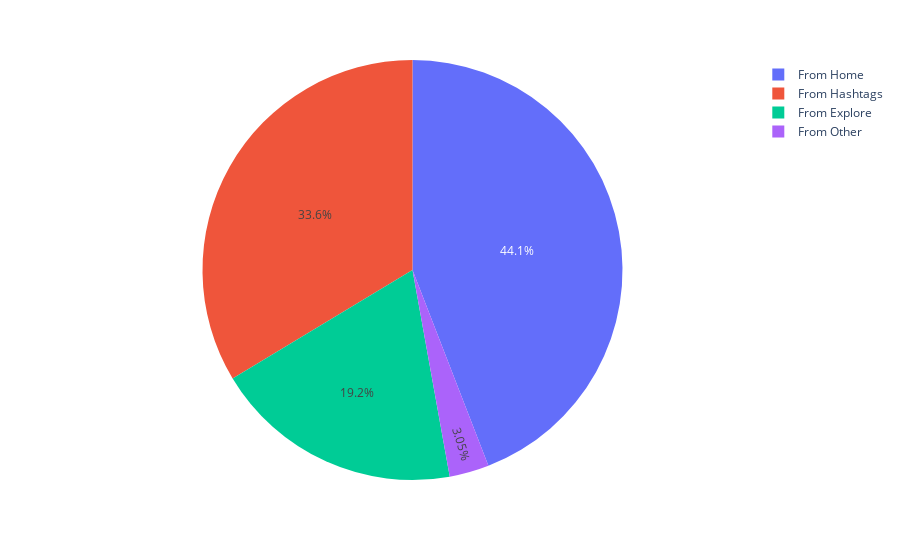

The notebook cell this image was saved under:
### Code cell
#reach sources
reach_sources=['From Home','From Hashtags','From Explore','From Other']
reach_count=[data[source].sum() for source in reach_sources]
# colours=['blue','green','red','pink']
fig=px.pie(data_frame=data,names=reach_sources,values=reach_count)
fig.show()

### Figure 1 — Plotly figure (JSON) as saved in the notebook; plotly's stock layout.template omitted (floating-point values rounded to 4 significant figures)
{"data": [{"domain": {"x": [0, 1], "y": [0, 1]}, "hovertemplate": "label=%{label}<br>value=%{value}<extra></extra>", "labels": ["From Home", "From Hashtags", "From Explore", "From Other"], "legendgroup": "", "name": "", "showlegend": true, "type": "pie", "values": [294619, 224614, 128294, 20360]}], "layout": {"legend": {"tracegroupgap": 0}, "margin": {"t": 60}}}
